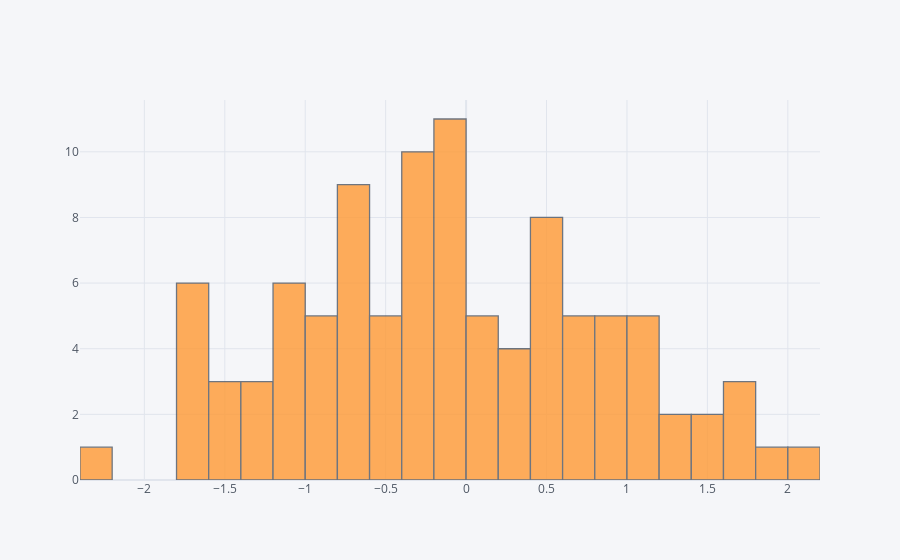

Source (notebook cell):
### Markdown cell above
## histogram

### Code cell
df['A'].iplot(kind='hist',bins=25)

### Figure 1 — Plotly figure (JSON) as saved in the notebook; plotly's stock layout.template omitted (floating-point values rounded to 4 significant figures)
{"data": [{"histfunc": "count", "histnorm": "", "marker": {"color": "rgba(255, 153, 51, 1.0)", "line": {"color": "#4D5663", "width": 1.3}}, "name": "A", "nbinsx": 25, "opacity": 0.8, "orientation": "v", "type": "histogram", "x": [1.031, -0.00978, -0.2791, -1.014, 0.09007, -0.2536, -1.647, 1.731, 1.95, -0.1976, 0.2399, 0.7011, -1.145, 0.4666, -0.8658, -1.604, 0.2776, -0.3432, -0.2301, 1.042, -0.8421, 0.8153, -0.9625, -1.14, 0.05007, -2.371, -0.1492, 0.417, -0.6054, 1.155, 0.7845, -1.476, 0.04357, 0.6794, 0.6089, -1.124, -0.8646, -0.1893, -1.621, 0.9827, -0.6583, -0.5262, -0.03469, -0.6441, 2.173, -0.6952, -0.4639, -1.441, -1.237, -0.1045, 1.425, 0.5459, -0.8143, 1.653, -0.1756, 1.332, -1.419, -0.4366, 0.9538, -0.354, -1.732, -1.606, -0.1425, 0.7574, 0.9217, 0.8345, -1.29, -0.5944, -0.3037, -0.6417, -0.7037, 1.165, 1.642, 1.571, 0.1367, -0.2732, -0.6314, 0.448, 0.589, 0.2852, 0.2145, -0.3315, 0.5286, -1.064, 0.5211, 0.1163, 0.4228, -0.6165, -1.677, -0.4449, -0.3719, -0.3549, -0.06533, -1.38, 1.217, -0.1934, -1.062, -0.7803, 1.002, -0.005604]}], "layout": {"barmode": "overlay", "legend": {"bgcolor": "#F5F6F9", "font": {"color": "#4D5663"}}, "paper_bgcolor": "#F5F6F9", "plot_bgcolor": "#F5F6F9", "title": {"font": {"color": "#4D5663"}}, "xaxis": {"gridcolor": "#E1E5ED", "showgrid": true, "tickfont": {"color": "#4D5663"}, "title": {"font": {"color": "#4D5663"}, "text": ""}, "zerolinecolor": "#E1E5ED"}, "yaxis": {"gridcolor": "#E1E5ED", "showgrid": true, "tickfont": {"color": "#4D5663"}, "title": {"font": {"color": "#4D5663"}, "text": ""}, "zerolinecolor": "#E1E5ED"}}}
